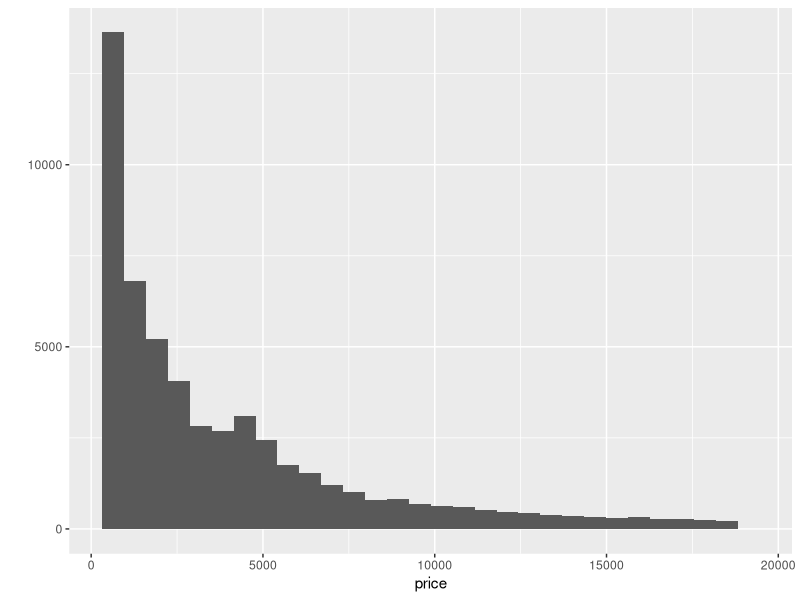
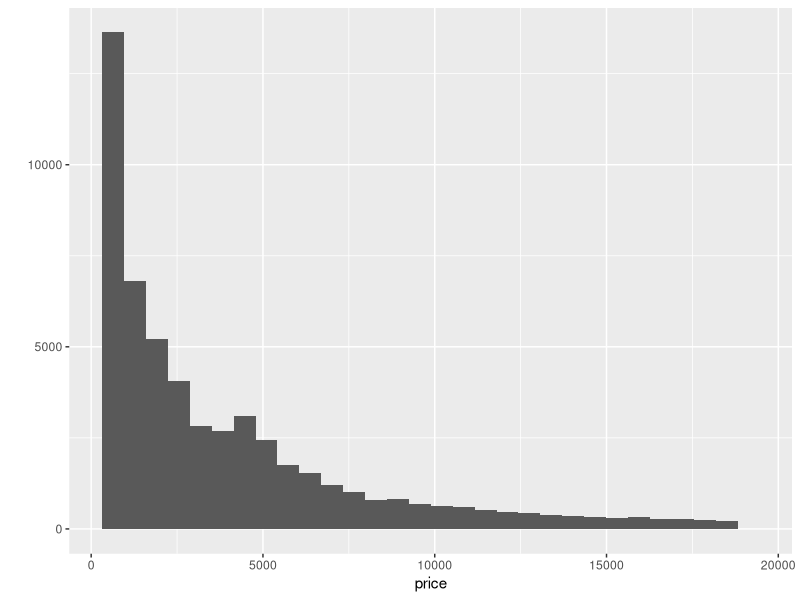
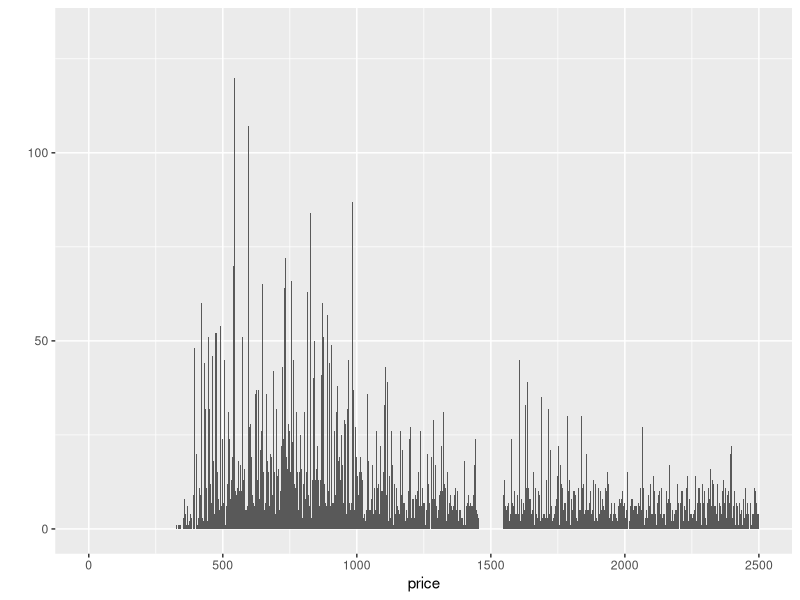
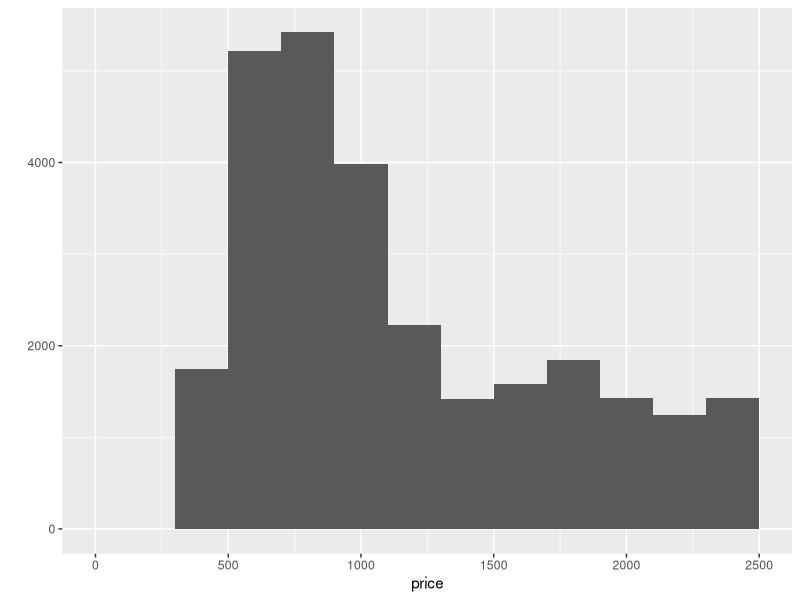
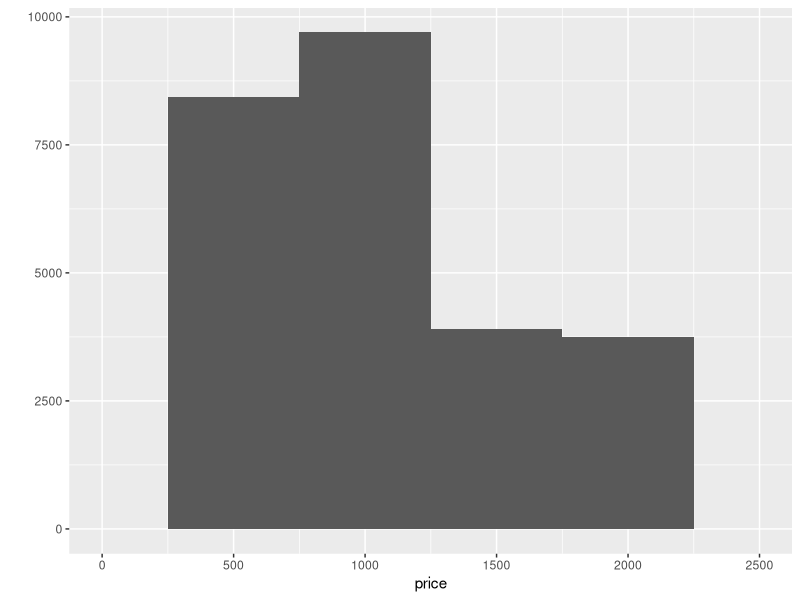
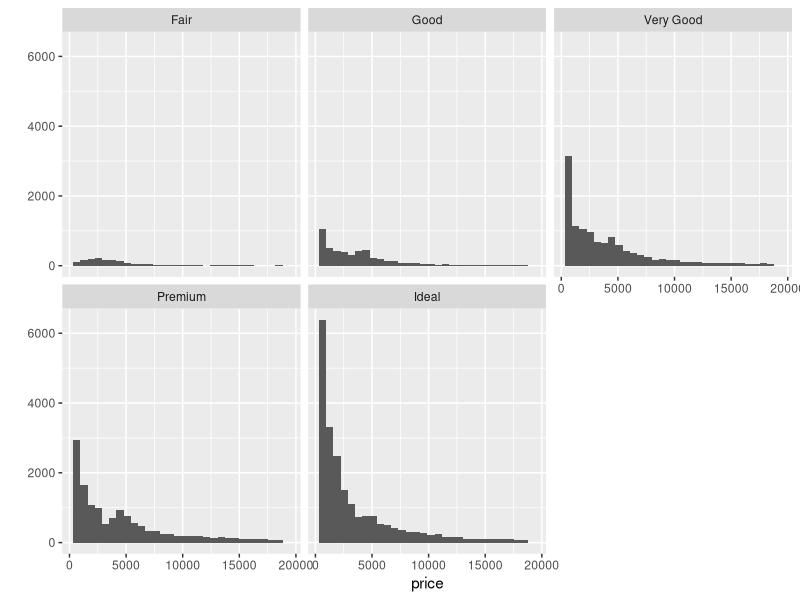
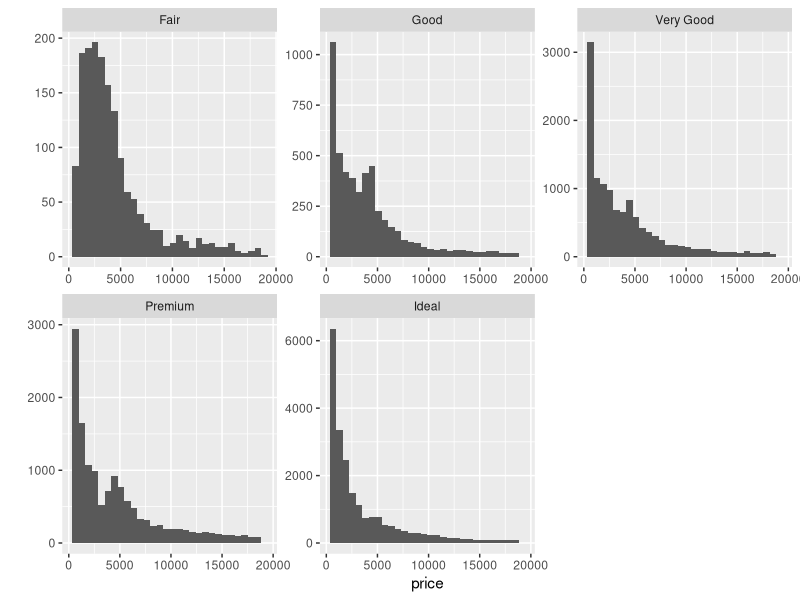
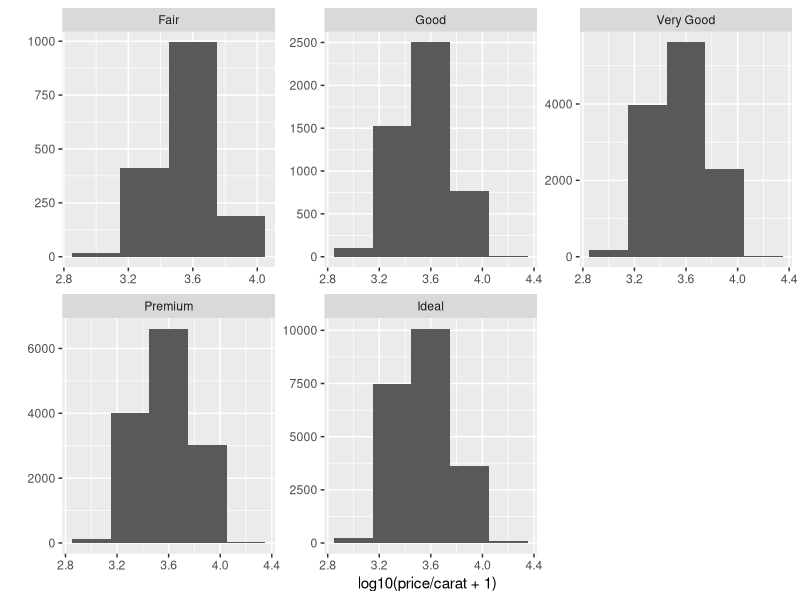

Write the R code that produced these figures, in order. (Note: this script raises an error after producing the figures.)
## ---- chunk 1
knitr::opts_chunk$set(echo = TRUE)
## ---- chunk 2
library(ggplot2)
data(diamonds)
summary(diamonds)
str(diamonds)
## ---- chunk 3
levels(diamonds$color)
## ---- chunk 4
library(ggthemes) 
#theme_set(theme_minimal(24)) 
qplot(x = price, data = diamonds)
## ---- chunk 5
summary(diamonds$price)
## ---- chunk 6
sum(diamonds$price < 500)
sum(diamonds$price <250)
sum(diamonds$price>=15000)

## ---- chunk 7
qplot(x = price, data = diamonds)
qplot(x = price, data = diamonds, xlim = c(0,2500), binwidth = 1)
qplot(x = price, data = diamonds, xlim = c(0,2500), binwidth = 200)
qplot(x = price, data = diamonds, xlim = c(0,2500), binwidth = 500)
ggsave('priceHistogram.png')
## ---- chunk 8
qplot(x = price, data = diamonds) + 
  facet_wrap(~cut)

diamonds$cut[which.max(diamonds$price)]
diamonds$cut[which.min(diamonds$price)]
by(diamonds$price, diamonds$cut, summary)
## ---- chunk 9

qplot(x = price, data = diamonds) + 
  facet_wrap(~cut, scales = "free")

## ---- chunk 10
qplot(x = log10(price/carat+1), data = diamonds, binwidth = 0.3)+
  facet_wrap(~cut, scales = "free")
## ---- chunk 11
by(diamonds$price, diamonds$cut, summary)
by(diamonds$price, diamonds$clarity, summary)
by(diamonds$price, diamonds$color, summary)
qplot(x = cut, y = price, data = diamonds, geom = 'boxplot')
qplot(x = clarity, y = price, data = diamonds, geom = 'boxplot')
qplot(x = color, y = price, data = diamonds, geom = 'boxplot')
## ---- chunk 12
summary(diamonds$price[diamonds$color == "D"])
summary(diamonds$price[diamonds$color == "J"])
IQR(diamonds$price[diamonds$color == "D"])
IQR(diamonds$price[diamonds$color == "J"])
## ---- chunk 13

qplot(x = color, y = price/carat, data = diamonds, geom = 'boxplot')+
    coord_cartesian(ylim = c(0,6000))

## ---- chunk 14
qplot(x = carat, data = diamonds,binwidth = 0.1,
      geom = "freqpoly")+
  scale_x_continuous(limits = c(0,6), breaks = seq(0,6,0.1))


table(round(diamonds$carat,1))
## ---- chunk 15
require(knitr) # required for knitting from rmd to md
require(markdown) # required for md to html 
knit('Lesson3CaseStudy.rmd', 'Lesson3CaseStudy.md') # creates md file
markdownToHTML('Lesson3CaseStudy.md', 'Lesson3CaseStudy.html') # creates html file
browseURL(paste('file://', file.path(getwd(),'Lesson3CaseStudy.html'), sep='')) 
